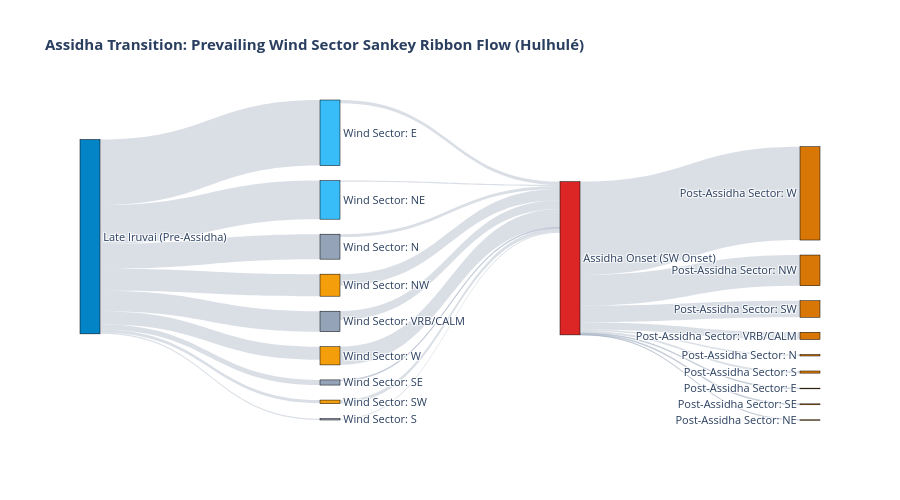
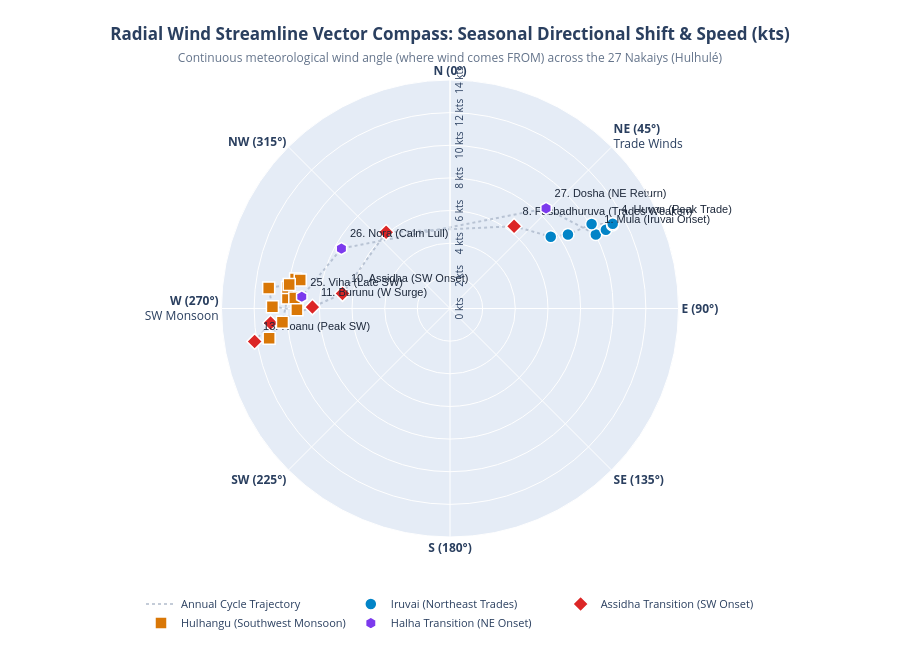

Notebook code cell kept with these figures, in order:
### Markdown cell above
## 6. Interactive & Multi-Perspective Wind Transition Visualizations
To provide deep and uncluttered insight into directional wind shifts across the 27 Nakaiys, we construct three complementary perspectives:
1. **Interactive Sankey Directional Flow Diagram:** Visualizing the multi-stage volume of wind sectors shifting from Pre-Transition $\rightarrow$ Cardinal Sectors $\rightarrow$ Monsoon Onset $\rightarrow$ Established Regime.
2. **Continuous Radial Wind Vector Compass (Plotly):** Polar hodograph utilizing true continuous meteorological wind directions derived from decomposed $(U, V)$ vector components (where wind originates), tracing the seasonal loop from ENE Trade Winds to Westerly Monsoon Squalls without label overlap.
3. **Dual-Panel Wind Transition Sequence (Matplotlib):** Cartesian wind direction flip curve synchronized against wind speed evolution, paired with cardinal sector frequency distributions between Iruvai and Hulhangu.

### Code cell
# 1. Interactive Sankey Diagram for Assidha Transition
sankey_raw = transition_data["stations"]["hulhule"]["sankey_t1"]

# Extract unique node labels
all_nodes = sorted(list(set([link["source"] for link in sankey_raw] + [link["target"] for link in sankey_raw])))
node_map = {name: idx for idx, name in enumerate(all_nodes)}

sources = [node_map[link["source"]] for link in sankey_raw]
targets = [node_map[link["target"]] for link in sankey_raw]
values = [link["value"] for link in sankey_raw]

# Node colors
node_colors = []
for name in all_nodes:
    if "Late Iruvai" in name:
        node_colors.append("#0284C7")
    elif "Assidha Onset" in name:
        node_colors.append("#DC2626")
    elif "Post-Assidha" in name or "Established" in name:
        node_colors.append("#D97706")
    elif "Sector: E" in name or "Sector: NE" in name:
        node_colors.append("#38BDF8")
    elif "Sector: W" in name or "Sector: NW" in name or "Sector: SW" in name:
        node_colors.append("#F59E0B")
    else:
        node_colors.append("#94A3B8")

fig_sankey = go.Figure(data=[go.Sankey(
    node=dict(
        pad=15,
        thickness=20,
        line=dict(color="black", width=0.5),
        label=all_nodes,
        color=node_colors
    ),
    link=dict(
        source=sources,
        target=targets,
        value=values,
        color="rgba(148, 163, 184, 0.35)"
    )
)])

fig_sankey.update_layout(
    title_text="<b>Assidha Transition: Prevailing Wind Sector Sankey Ribbon Flow (Hulhulé)</b>",
    font_size=11,
    height=500
)
fig_sankey.show()

# 2. Enhanced Polar Vector Hodograph & Compass (Plotly)
# Continuous meteorological wind direction derived from vector components (U, V)
# Direction is where wind is coming FROM (clockwise from North):
df_nakaiy["deg_from"] = [(np.degrees(np.arctan2(-u, -v)) + 360.0) % 360.0 for u, v in zip(df_nakaiy["u_mean_kts"], df_nakaiy["v_mean_kts"])]
df_nakaiy["vector_spd"] = [np.hypot(u, v) for u, v in zip(df_nakaiy["u_mean_kts"], df_nakaiy["v_mean_kts"])]

# Define distinct seasonal phase groups for clean visualization
iruvai_df = df_nakaiy[df_nakaiy["index"].between(1, 7)].copy()
assidha_df = df_nakaiy[df_nakaiy["index"].between(8, 13)].copy()
hulhangu_df = df_nakaiy[df_nakaiy["index"].between(14, 24)].copy()
halha_df = df_nakaiy[df_nakaiy["index"].between(25, 27)].copy()

# Annual trajectory loop (chronological sequence connecting 1 -> 27 -> 1)
loop_theta = df_nakaiy["deg_from"].tolist() + [df_nakaiy["deg_from"].iloc[0]]
loop_r = df_nakaiy["mean_wind_speed_kts"].tolist() + [df_nakaiy["mean_wind_speed_kts"].iloc[0]]

fig_polar = go.Figure()

# Background loop line
fig_polar.add_trace(go.Scatterpolar(
    r=loop_r,
    theta=loop_theta,
    mode="lines",
    line=dict(color="rgba(148, 163, 184, 0.55)", width=2, dash="dot"),
    name="Annual Cycle Trajectory",
    hoverinfo="skip"
))

# Key milestone labels (only annotate key turning points to avoid label collision)
milestone_labels = {
    "Huvan": "4. Huvan (Peak Trade)",
    "Fasbadhuruva": "8. Fasbadhuruva (Trades Weaken)",
    "Assidha": "10. Assidha (SW Onset)",
    "Burunu": "11. Burunu (W Surge)",
    "Roanu": "13. Roanu (Peak SW)",
    "Viha": "25. Viha (Late SW)",
    "Nora": "26. Nora (Calm Lull)",
    "Dosha": "27. Dosha (NE Return)",
    "Mula": "1. Mula (Iruvai Onset)"
}

def build_phase_trace(sub_df, name, color, symbol, text_dict):
    texts = [text_dict.get(n, "") for n in sub_df["name"]]
    custom = list(zip(sub_df["index"], sub_df["name"], sub_df["monsoon"], sub_df["dates"], sub_df["dominant_sector"], sub_df["lore"]))
    return go.Scatterpolar(
        r=sub_df["mean_wind_speed_kts"],
        theta=sub_df["deg_from"],
        mode="markers+text",
        text=texts,
        textposition="top right",
        textfont=dict(size=11, color="#1E293B", family="sans-serif"),
        name=name,
        customdata=custom,
        hovertemplate=(
            "<b>%{customdata[0]}. %{customdata[1]}</b> (%{customdata[2]})<br>"
            "<b>Dates:</b> %{customdata[3]}<br>"
            "<b>Mean Speed:</b> %{r:.1f} kts<br>"
            "<b>Direction:</b> %{theta:.1f}° (%{customdata[4]} Sector)<br>"
            "<b>Lore:</b> <i>%{customdata[5]}</i><extra></extra>"
        ),
        marker=dict(size=12, color=color, symbol=symbol, line=dict(color="white", width=1.5))
    )

fig_polar.add_trace(build_phase_trace(iruvai_df, "Iruvai (Northeast Trades)", "#0284C7", "circle", milestone_labels))
fig_polar.add_trace(build_phase_trace(assidha_df, "Assidha Transition (SW Onset)", "#DC2626", "diamond", milestone_labels))
fig_polar.add_trace(build_phase_trace(hulhangu_df, "Hulhangu (Southwest Monsoon)", "#D97706", "square", milestone_labels))
fig_polar.add_trace(build_phase_trace(halha_df, "Halha Transition (NE Onset)", "#7C3AED", "hexagon", milestone_labels))

# Layout with compass card markings and clean styling
fig_polar.update_layout(
    title=dict(
        text="<b>Radial Wind Streamline Vector Compass: Seasonal Directional Shift & Speed (kts)</b><br><span style='font-size:12px;color:#64748B;'>Continuous meteorological wind angle (where wind comes FROM) across the 27 Nakaiys (Hulhulé)</span>",
        x=0.5,
        xanchor="center"
    ),
    polar=dict(
        radialaxis=dict(
            visible=True,
            range=[0, 14],
            ticksuffix=" kts",
            angle=90,
            tickfont=dict(size=10)
        ),
        angularaxis=dict(
            direction="clockwise",
            rotation=90,
            tickmode="array",
            tickvals=[0, 45, 90, 135, 180, 225, 270, 315],
            ticktext=["<b>N (0°)</b>", "<b>NE (45°)</b><br>Trade Winds", "<b>E (90°)</b>", "<b>SE (135°)</b>", "<b>S (180°)</b>", "<b>SW (225°)</b>", "<b>W (270°)</b><br>SW Monsoon", "<b>NW (315°)</b>"]
        )
    ),
    legend=dict(
        orientation="h",
        yanchor="bottom",
        y=-0.22,
        xanchor="center",
        x=0.5,
        font=dict(size=11)
    ),
    height=650,
    margin=dict(t=80, b=100, l=60, r=60)
)
fig_polar.show()

# 3. Companion Publication Figure: Wind Direction Reversal & Speed Sequence (Matplotlib)
fig, (ax_cart, ax_rose) = plt.subplots(1, 2, figsize=(16, 6), gridspec_kw={"width_ratios": [1.4, 1]})

# Left Panel: Cartesian Wind Direction (degrees) & Velocity across the 27 Nakaiys
ax_twin = ax_cart.twinx()
x_nak = np.arange(len(df_nakaiy))

# Shaded transition zones
ax_cart.axvspan(7.5, 12.5, color="#DC2626", alpha=0.15, label="Assidha Transition Zone")
ax_cart.axvspan(23.5, 26.5, color="#7C3AED", alpha=0.15, label="Halha Transition Zone")

p_dir = ax_cart.plot(x_nak, df_nakaiy["deg_from"], color="#2563EB", lw=2.6, marker="o", markersize=6, label="Wind Direction (° from North)")
p_spd = ax_twin.plot(x_nak, df_nakaiy["mean_wind_speed_kts"], color="#D97706", lw=2.2, linestyle="--", marker="s", markersize=5, label="Wind Speed (kts)")

# Reference lines for trade winds (60° ENE) and monsoon winds (270° W)
ax_cart.axhline(60, color="#0284C7", linestyle=":", lw=1.2, alpha=0.8)
ax_cart.axhline(270, color="#D97706", linestyle=":", lw=1.2, alpha=0.8)
ax_cart.text(0.5, 65, "NE Trade Winds (~60° ENE)", color="#0284C7", fontsize=9.5, fontweight="bold")
ax_cart.text(0.5, 275, "SW Monsoon Winds (~270° W)", color="#D97706", fontsize=9.5, fontweight="bold")

ax_cart.set_ylabel("Wind Direction (° from North)", color="#2563EB", fontweight="bold")
ax_twin.set_ylabel("Mean Wind Speed (kts)", color="#D97706", fontweight="bold")
ax_cart.set_yticks([0, 45, 90, 135, 180, 225, 270, 315, 360])
ax_cart.set_yticklabels(["N (0°)", "NE", "E (90°)", "SE", "S (180°)", "SW", "W (270°)", "NW", "N (360°)"])
ax_cart.set_xticks(x_nak)
ax_cart.set_xticklabels([f"{i+1}. {n}" for i, n in enumerate(df_nakaiy["name"])], rotation=85, fontsize=8.5)
ax_cart.set_title("Annual Wind Direction Reversal & Speed Evolution Across 27 Nakaiys", fontweight="bold", fontsize=12)
ax_cart.grid(True, linestyle="--", alpha=0.6)
ax_twin.grid(False)

# Combined legend for Left Panel
lines = [p_dir[0], p_spd[0]]
labels = [l.get_label() for l in lines]
ax_cart.legend(lines, labels, loc="upper center", bbox_to_anchor=(0.5, 1.15), ncol=2, framealpha=0.9)

# Right Panel: Sector Wind Direction Distribution Bar Chart (% of time blowing from sector)
sectors_order = ["NE", "E", "SE", "S", "SW", "W", "NW", "N"]
iruvai_avg_sector = [np.mean([r["sector_dist_pct"].get(s, 0) for _, r in iruvai_df.iterrows()]) for s in sectors_order]
hulhangu_avg_sector = [np.mean([r["sector_dist_pct"].get(s, 0) for _, r in hulhangu_df.iterrows()]) for s in sectors_order]

x_sec = np.arange(len(sectors_order))
w = 0.38
ax_rose.bar(x_sec - w/2, iruvai_avg_sector, width=w, color="#0284C7", alpha=0.85, edgecolor="black", label="Iruvai (Northeast Monsoon)")
ax_rose.bar(x_sec + w/2, hulhangu_avg_sector, width=w, color="#D97706", alpha=0.85, edgecolor="black", label="Hulhangu (Southwest Monsoon)")

ax_rose.set_xticks(x_sec)
ax_rose.set_xticklabels(sectors_order, fontweight="bold")
ax_rose.set_ylabel("Sector Prevalence Frequency (%)", fontweight="bold")
ax_rose.set_title("Cardinal Wind Sector Comparison (Iruvai vs. Hulhangu)", fontweight="bold", fontsize=12)
ax_rose.grid(True, linestyle="--", alpha=0.6)
ax_rose.legend(loc="upper right", framealpha=0.9)

plt.tight_layout()
plt.show()

### Figure 1 — Plotly figure (JSON) as saved in the notebook; plotly's stock layout.template omitted (floating-point values rounded to 4 significant figures)
{"data": [{"link": {"color": "rgba(148, 163, 184, 0.35)", "source": [1, 13, 0, 1, 11, 0, 1, 16, 0, 1, 15, 0, 1, 17, 0, 1, 19, 0, 1, 14, 0, 1, 12, 0, 1, 18, 0], "target": [13, 0, 4, 11, 0, 2, 16, 0, 7, 15, 0, 6, 17, 0, 8, 19, 0, 10, 14, 0, 5, 12, 0, 3, 18, 0, 9], "value": [539, 15, 3, 917, 46, 10, 72, 12, 13, 19, 14, 30, 43, 50, 231, 182, 254, 1304, 308, 160, 429, 349, 41, 21, 287, 122, 101]}, "node": {"color": ["#DC2626", "#0284C7", "#D97706", "#D97706", "#D97706", "#D97706", "#D97706", "#D97706", "#D97706", "#D97706", "#D97706", "#38BDF8", "#94A3B8", "#38BDF8", "#F59E0B", "#94A3B8", "#94A3B8", "#F59E0B", "#94A3B8", "#F59E0B"], "label": ["Assidha Onset (SW Onset)", "Late Iruvai (Pre-Assidha)", "Post-Assidha Sector: E", "Post-Assidha Sector: N", "Post-Assidha Sector: NE", "Post-Assidha Sector: NW", "Post-Assidha Sector: S", "Post-Assidha Sector: SE", "Post-Assidha Sector: SW", "Post-Assidha Sector: VRB/CALM", "Post-Assidha Sector: W", "Wind Sector: E", "Wind Sector: N", "Wind Sector: NE", "Wind Sector: NW", "Wind Sector: S", "Wind Sector: SE", "Wind Sector: SW", "Wind Sector: VRB/CALM", "Wind Sector: W"], "line": {"color": "black", "width": 0.5}, "pad": 15, "thickness": 20}, "type": "sankey"}], "layout": {"font": {"size": 11}, "height": 500, "title": {"text": "<b>Assidha Transition: Prevailing Wind Sector Sankey Ribbon Flow (Hulhulé)</b>"}}}

### Figure 2 — Plotly figure (JSON) as saved in the notebook; plotly's stock layout.template omitted (floating-point values rounded to 4 significant figures)
{"data": [{"hoverinfo": "skip", "line": {"color": "rgba(148, 163, 184, 0.55)", "dash": "dot", "width": 2}, "mode": "lines", "name": "Annual Cycle Trajectory", "r": [10.02, 10.7, 11.2, 11.24, 10.1, 8.53, 7.58, 6.39, 6.09, 6.65, 8.43, 11.03, 12.14, 11.23, 10.3, 9.98, 10.04, 9.53, 9.63, 9.34, 9.96, 11.18, 10.88, 9.38, 9.11, 7.6, 8.5, 10.02], "theta": [63.07, 63.2, 62.79, 62.49, 59.19, 57.92, 54.52, 37.93, 320.0, 277.9, 270.6, 265.4, 260.4, 260.6, 265.3, 273.7, 277.4, 273.9, 280.8, 280.7, 278.5, 276.4, 270.5, 269.5, 274.5, 298.9, 43.82, 63.07], "type": "scatterpolar"}, {"customdata": [[1, "Mula", "Iruvai", "Dec 10 - Dec 22", "E", "Strong winds, rough seas"], [2, "Furahalha", "Iruvai", "Dec 23 - Jan 05", "E", "Strong winds, gentle swell"], [3, "Uthurahalha", "Iruvai", "Jan 06 - Jan 18", "E", "Clear skies, strong winds"], [4, "Huvan", "Iruvai", "Jan 19 - Jan 31", "E", "Calm seas, pleasant sunny days"], [5, "Dhinasha", "Iruvai", "Feb 01 - Feb 13", "E", "North-easterly winds, moderate seas"], [6, "Hiyaviha", "Iruvai", "Feb 14 - Feb 26", "E", "Calm seas, hot clear days"], [7, "Furabadhuruva", "Iruvai", "Feb 27 - Mar 11", "E", "Occasional squalls, moderate wind"]], "hovertemplate": "<b>%{customdata[0]}. %{customdata[1]}</b> (%{customdata[2]})<br><b>Dates:</b> %{customdata[3]}<br><b>Mean Speed:</b> %{r:.1f} kts<br><b>Direction:</b> %{theta:.1f}° (%{customdata[4]} Sector)<br><b>Lore:</b> <i>%{customdata[5]}</i><extra></extra>", "marker": {"color": "#0284C7", "line": {"color": "white", "width": 1.5}, "size": 12, "symbol": "circle"}, "mode": "markers+text", "name": "Iruvai (Northeast Trades)", "r": [10.02, 10.7, 11.2, 11.24, 10.1, 8.53, 7.58], "text": ["1. Mula (Iruvai Onset)", "", "", "4. Huvan (Peak Trade)", "", "", ""], "textfont": {"color": "#1E293B", "family": "sans-serif", "size": 11}, "textposition": "top right", "theta": [63.07, 63.2, 62.79, 62.49, 59.19, 57.92, 54.52], "type": "scatterpolar"}, {"customdata": [[8, "Fasbadhuruva", "Iruvai", "Mar 12 - Mar 25", "E", "Clear skies, light breeze"], [9, "Reyva", "Iruvai", "Mar 26 - Apr 07", "NW", "Light winds, transition approaching"], [10, "Assidha", "Hulhangu", "Apr 08 - Apr 21", "W", "Onset of SW Monsoon, rain & lightning"], [11, "Burunu", "Hulhangu", "Apr 22 - May 05", "W", "Strong winds, stormy rainfall"], [12, "Kethi", "Hulhangu", "May 06 - May 19", "W", "Continuous dark clouds and rain"], [13, "Roanu", "Hulhangu", "May 20 - Jun 02", "W", "Heavy squalls, rough seas"]], "hovertemplate": "<b>%{customdata[0]}. %{customdata[1]}</b> (%{customdata[2]})<br><b>Dates:</b> %{customdata[3]}<br><b>Mean Speed:</b> %{r:.1f} kts<br><b>Direction:</b> %{theta:.1f}° (%{customdata[4]} Sector)<br><b>Lore:</b> <i>%{customdata[5]}</i><extra></extra>", "marker": {"color": "#DC2626", "line": {"color": "white", "width": 1.5}, "size": 12, "symbol": "diamond"}, "mode": "markers+text", "name": "Assidha Transition (SW Onset)", "r": [6.39, 6.09, 6.65, 8.43, 11.03, 12.14], "text": ["8. Fasbadhuruva (Trades Weaken)", "", "10. Assidha (SW Onset)", "11. Burunu (W Surge)", "", "13. Roanu (Peak SW)"], "textfont": {"color": "#1E293B", "family": "sans-serif", "size": 11}, "textposition": "top right", "theta": [37.93, 320.0, 277.9, 270.6, 265.4, 260.4], "type": "scatterpolar"}, {"customdata": [[14, "Miyahelia", "Hulhangu", "Jun 03 - Jun 16", "W", "Rough seas, strong westerly gusts"], [15, "Adha", "Hulhangu", "Jun 17 - Jun 30", "W", "Strong winds, heavy rainfall"], [16, "Funoas", "Hulhangu", "Jul 01 - Jul 14", "W", "Rough seas, frequent squalls"], [17, "Fus", "Hulhangu", "Jul 15 - Jul 28", "W", "Overcast skies, moderate rain"], [18, "Ahulia", "Hulhangu", "Jul 29 - Aug 10", "W", "Unsettled weather, gusty winds"], [19, "Maa", "Hulhangu", "Aug 11 - Aug 23", "NW", "Heavy rain squalls, rough seas"], [20, "Fura", "Hulhangu", "Aug 24 - Sep 06", "NW", "Frequent showers, moderate wind"], [21, "Uthura", "Hulhangu", "Sep 07 - Sep 20", "W", "Strong gusts, heavy rain bursts"], [22, "Atha", "Hulhangu", "Sep 21 - Oct 03", "W", "Calmer intervals, isolated rain"], [23, "Hitha", "Hulhangu", "Oct 04 - Oct 17", "W", "Light winds, scattered rainfall"], [24, "Hei", "Hulhangu", "Oct 18 - Oct 31", "W", "Strong winds, dark squall clouds"]], "hovertemplate": "<b>%{customdata[0]}. %{customdata[1]}</b> (%{customdata[2]})<br><b>Dates:</b> %{customdata[3]}<br><b>Mean Speed:</b> %{r:.1f} kts<br><b>Direction:</b> %{theta:.1f}° (%{customdata[4]} Sector)<br><b>Lore:</b> <i>%{customdata[5]}</i><extra></extra>", "marker": {"color": "#D97706", "line": {"color": "white", "width": 1.5}, "size": 12, "symbol": "square"}, "mode": "markers+text", "name": "Hulhangu (Southwest Monsoon)", "r": [11.23, 10.3, 9.98, 10.04, 9.53, 9.63, 9.34, 9.96, 11.18, 10.88, 9.38], "text": ["", "", "", "", "", "", "", "", "", "", ""], "textfont": {"color": "#1E293B", "family": "sans-serif", "size": 11}, "textposition": "top right", "theta": [260.6, 265.3, 273.7, 277.4, 273.9, 280.8, 280.7, 278.5, 276.4, 270.5, 269.5], "type": "scatterpolar"}, {"customdata": [[25, "Viha", "Hulhangu", "Nov 01 - Nov 13", "W", "Calm seas, transition preparing"], [26, "Nora", "Hulhangu", "Nov 14 - Nov 26", "W", "Unsteady breezes, light rain"], [27, "Dosha", "Hulhangu", "Nov 27 - Dec 09", "E", "Transition to Iruvai, north-easterly winds"]], "hovertemplate": "<b>%{customdata[0]}. %{customdata[1]}</b> (%{customdata[2]})<br><b>Dates:</b> %{customdata[3]}<br><b>Mean Speed:</b> %{r:.1f} kts<br><b>Direction:</b> %{theta:.1f}° (%{customdata[4]} Sector)<br><b>Lore:</b> <i>%{customdata[5]}</i><extra></extra>", "marker": {"color": "#7C3AED", "line": {"color": "white", "width": 1.5}, "size": 12, "symbol": "hexagon"}, "mode": "markers+text", "name": "Halha Transition (NE Onset)", "r": [9.11, 7.6, 8.5], "text": ["25. Viha (Late SW)", "26. Nora (Calm Lull)", "27. Dosha (NE Return)"], "textfont": {"color": "#1E293B", "family": "sans-serif", "size": 11}, "textposition": "top right", "theta": [274.5, 298.9, 43.82], "type": "scatterpolar"}], "layout": {"height": 650, "legend": {"font": {"size": 11}, "orientation": "h", "x": 0.5, "xanchor": "center", "y": -0.22, "yanchor": "bottom"}, "margin": {"b": 100, "l": 60, "r": 60, "t": 80}, "polar": {"angularaxis": {"direction": "clockwise", "rotation": 90, "tickmode": "array", "ticktext": ["<b>N (0°)</b>", "<b>NE (45°)</b><br>Trade Winds", "<b>E (90°)</b>", "<b>SE (135°)</b>", "<b>S (180°)</b>", "<b>SW (225°)</b>", "<b>W (270°)</b><br>SW Monsoon", "<b>NW (315°)</b>"], "tickvals": [0, 45, 90, 135, 180, 225, 270, 315]}, "radialaxis": {"angle": 90, "range": [0, 14], "tickfont": {"size": 10}, "ticksuffix": " kts", "visible": true}}, "title": {"text": "<b>Radial Wind Streamline Vector Compass: Seasonal Directional Shift & Speed (kts)</b><br><span style='font-size:12px;color:#64748B;'>Continuous meteorological wind angle (where wind comes FROM) across the 27 Nakaiys (Hulhulé)</span>", "x": 0.5, "xanchor": "center"}}}
